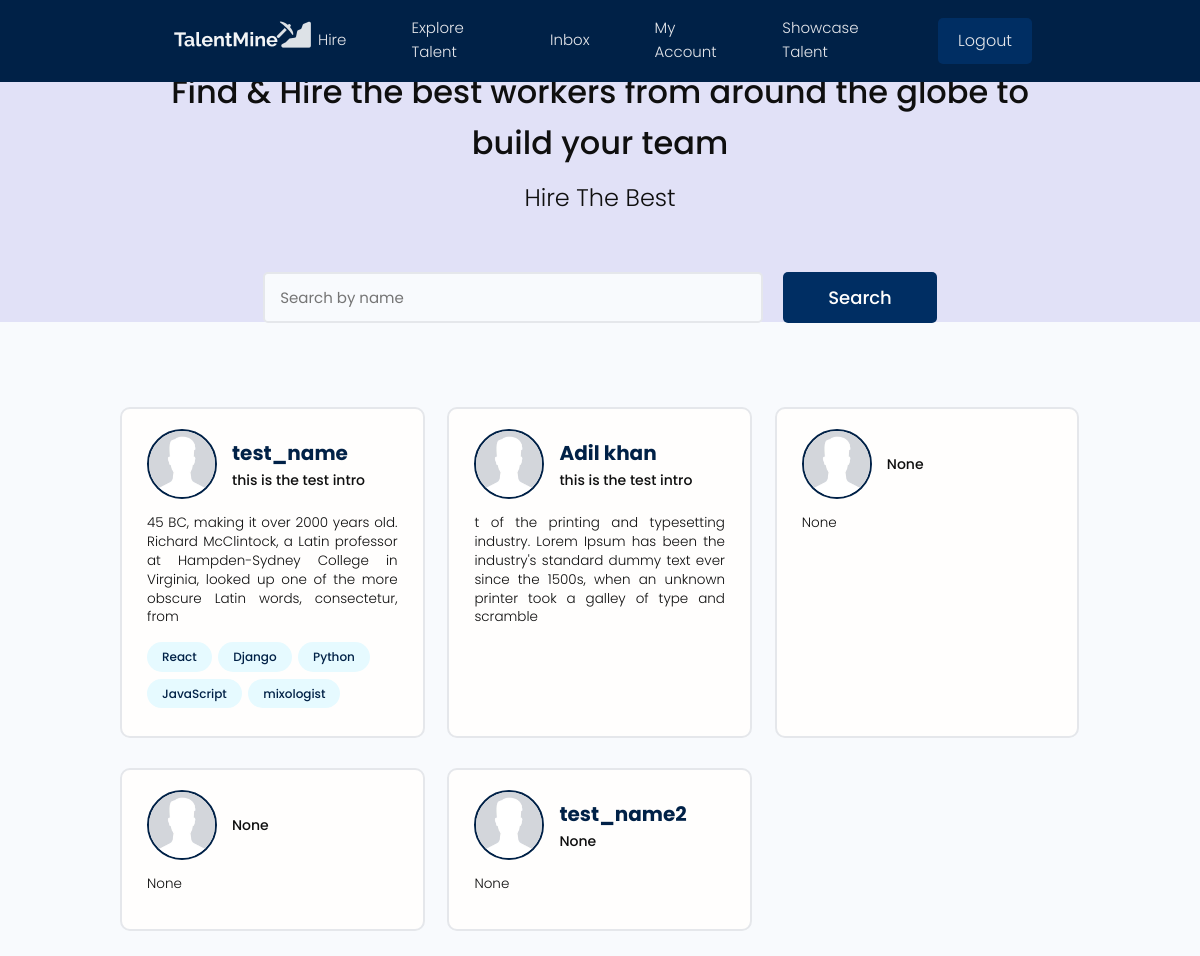
Screenshot of /users/ (signed in) with the database file from the repository.
### users/models.py (models this page shows, shortened)
class Profile(models.Model):
    user = models.OneToOneField(User,on_delete=models.CASCADE,null=True,blank=True)
    name = models.CharField(max_length = 100,blank=True,null=True)
    email = models.EmailField(max_length=100,blank=True,null=True)
    username  = models.CharField(max_length = 100,blank=True,null=True)
    location = models.CharField(max_length = 500,blank=True,null=True)
    short_intro  = models.CharField(max_length = 180,blank=True,null=True)
    bio = models.TextField(blank=True,null=True)
    profile_image = models.ImageField(null=True,blank=True,upload_to = 'profiles/',default ="profiles/avatar.jpeg" )
    social_github =  models.CharField(max_length = 5000,blank=True,null=True)
    social_twitter =  models.CharField(max_length = 5000,blank=True,null=True)
    social_linkedin =  models.CharField(max_length = 5000,blank=True,null=True)
    social_website =  models.CharField(max_length = 5000,blank=True,null=True)
    created = models.DateTimeField(auto_now_add=True)
    id = models.UUIDField(default = uuid.uuid4, unique=True,primary_key=True,editable=False)

class Skill(models.Model):
    owner = models.ForeignKey(Profile,on_delete = models.CASCADE,null=True)
    name = models.CharField(max_length = 100,blank=True,null=True)
    description = models.TextField(blank=True,null=True)
    created = models.DateTimeField(auto_now_add=True)
    id = models.UUIDField(default = uuid.uuid4, unique=True,primary_key=True,editable=False)
    def __str__(self):
        return str(self.name)

### users/views.py (the view)
# urls.py: path('',views.profiles,name='profiles'),
def profiles(request):
    profiles = Profile.objects.all()
    context = {'profiles':profiles}
    return render(request,'users/profiles.html',context)

### users/templates/users/profiles.html (shortened to what this page needs)
{%extends 'main.html'%}
{%block content%}
<main class="home">
  <section class="hero-section text-center" style="background-color:#e1e1f7;height:30vh;">
    <div class="container container--narrow">
      <div class="hero-section__box">
          <h3 >Find & Hire the best workers from around the globe to build your team </h3>
          <h5 style="padding-top:10px">Hire The Best</h5>
      </div>
      <div class="hero-section__search">
        <form class="form" action="#" method="get">
          <div class="form__field">
            <input class="input input--text" id="formInput#search" type="text" name="text"
              placeholder="Search by name" />
          </div>
          <input class="btn btn--sub btn--lg" type="submit" value="Search" />
        </form>
      </div>
    </div>
  </section>
  <section class="devlist">
    <div class="container">
      <div class="grid grid--three">
          {%for profile in profiles%}
          <div class="column card">
            <div class="dev">
              <a href="{%url 'user-profile' profile.id%}" class="card__body">
                <div class="dev__profile">
                  <img class="avatar avatar--md" src="{{profile.profile_image.url}}" alt="image" />
                  <div class="dev__meta">
                    <h3>{{profile.name}}</h3>
                    <h5>{{profile.short_intro|slice:'50'}}</h5>
                  </div>
                </div>
                <p class="dev__info">
                  {{profile.bio|slice:"180"}}
                </p>
                <div class="dev__skills">
                {%for skill in profile.skill_set.all|slice:"5"%}
                  <span class="tag tag--pill tag--main">
                    <small>{{skill}}</small>
                  </span>
                  {%endfor%}
                </div>
              </a>
            </div>
          </div>
          {%endfor%}
      </div>
    </div>
  </section>
</main>
{%endblock content%}

### static/styles/app.css (style rules this page uses)
:root { --color-sub: #2d2d3; }
.btn--sub { background-color: var(--color-sub-light); }
.card { border: 2px solid var(--color-light); }
img { width: 100%; }
.hero-section { height: 40vh; display: flex; align-items: center; background-color: var(--color-sub); }
.hero-section__box { margin-bottom: 4rem; }
.hero-section__search > .form { display: flex; align-items: center; justify-content: center; gap: 2rem; }
.hero-section__search > .form input.input--text { width: 50rem; }
.devlist { margin-top: 8rem; }
.devlist .grid { align-items: stretch; }
.devlist .dev .dev__profile { display: flex; align-items: center; gap: 1.5rem; }
.devlist .dev .dev__meta h3 { color: var(--color-sub); font-size: 2rem; font-weight: 700; }
.devlist .dev .dev__meta h5 { color: var(--color-text); font-size: 1.4rem; font-weight: 500; }
.devlist .dev .dev__info { margin: 1.5rem 0; font-size: 1.35rem; line-height: 1.4; text-align: justify; }

### static/uikit/styles/modules/_variables.css (style rules this page uses)
:root { --color-main: #002147; --color-main-light: #e6faff; --color-sub: #002e63; --color-sub-light: #002e63; --color-sub-lighter: #e1e1f7; --color-text: rgb(15, 15, 15); --color-gray: #8b8b8b; --color-light: #e5e7eb; --color-light-gray: #767676; --color-bg: #f8fafd; --color-white: #fffefd; --color-white-light: #f3f3f3; --color-success: #359e64; --color-success-bg: #def8e8; --color-error: #fc4b0b; --color-error-bg: #fff2ee; --font-base: 'Poppins', arial, helvetica, 'Segoe UI', roboto, ubuntu, sans-serif; --font-monospace: 'Fira Code', 'Courier New', courier, monospace; --font-regular: 300; --font-medium: 500; --font-bold: 700; --generic-shadow: 1px 1px 5px #00000010; --generic-transition: all 0.3s ease-in-out; }

### static/uikit/styles/modules/_base.css (style rules this page uses)
* { margin: 0; padding: 0; box-sizing: border-box; text-rendering: optimizeLegibility; color: inherit; font-size: inherit; }
html { font-size: 50%; }
@media only screen and (min-width: 480px) { html { font-size: 56.25%; } }
@media only screen and (min-width: 1200px) { html { font-size: 62.5%; } }
body { line-height: 1.6; font-weight: 400; font-size: 1.5rem; color: var(--color-text); background-color: var(--color-bg); min-height: 100vh; }

### static/uikit/styles/modules/_typography.css (style rules this page uses)
* { font-family: var(--font-base); }
h3 { font-size: 3.2rem; font-weight: var(--font-medium); }
h5 { font-size: 2.4rem; font-weight: var(--font-medium); }
h5, h6 { font-weight: var(--font-regular); }
p, span, strong { font-size: 1.6rem; color: var(--color-text); font-weight: var(--font-regular); }
a { padding-bottom: 2px; text-decoration: none; display: inline-block; color: var(--color-main); font-weight: var(--font-medium); }

### static/uikit/styles/modules/_utilities.css (style rules this page uses)
.container { width: 92%; max-width: 165rem; margin: 0 auto; box-sizing: border-box; }
.container--narrow { width: 92%; max-width: 120rem; }
@media screen and (min-width: 1000px) { .container { width: 90%; } }
@media screen and (min-width: 1000px) { .container--narrow { width: 85%; } }
@media screen and (min-width: 1200px) { .container { width: 80%; } }
@media screen and (min-width: 1200px) { .container--narrow { width: 72%; } }
.text-center { text-align: center; }

### static/uikit/styles/modules/_avatar.css (style rules this page uses)
.avatar { border-radius: 50%; border: 2px solid var(--color-main); object-fit: cover; }
.avatar--md { height: 7rem; width: 7rem; }

### static/uikit/styles/modules/_button.css (style rules this page uses)
.btn { display: inline-block; position: relative; cursor: pointer; background-color: var(--color-light); font-weight: var(--font-medium); color: #385499; text-decoration: none; padding: 1rem 2rem; border-radius: 0.5rem; border: none; width: -webkit-fit-content; width: -moz-fit-content; width: fit-content; height: -webkit-fit-content; height: -moz-fit-content; height: fit-content; font-size: 1.6rem; outline-width: 0; outline-color: transparent; -webkit-backface-visibility: hidden; backface-visibility: hidden; transition: all 0.3s ease-in-out; }
.btn--sub { background-color: #385499; color: var(--color-white); }
.btn--lg { font-size: 1.8rem; padding: 1.2rem 4.5rem; }

### static/uikit/styles/modules/_card.css (style rules this page uses)
.card { border-radius: 1rem; background-color: var(--color-white); border: 1.5px solid var(--color-light); width: auto; height: auto; margin-top: 0.5rem; margin-bottom: 0.5rem; overflow: hidden; }
.card__body, .card__header { padding: 2rem 2.5rem; }

### static/uikit/styles/modules/_form.css (style rules this page uses)
.form { display: block; }
.form__field { margin-top: 1.5rem; margin-bottom: 1.5rem; }
input.input[type='text'], input.input[type='email'], input.input[type='password'], input.input[type='number'], textarea.input { min-width: 24rem; width: 100%; padding: 1.2rem 1.5rem; border-radius: 0.5rem; border: 2px solid var(--color-light); transition: all 0.3s ease-in-out; background-color: var(--color-bg); }

### rows the page displays
Profile: profile_image (placeholder picture), name "test_name", short_intro "this is the test intro", bio "45 BC, making it over 2000 years old. Richard McClintock, a Latin professor at Hampden-Sydney College in Virginia, looked up one of the more obscure Latin words, consectetur, from"
Skill: name "React"
Skill: name "Django"
Skill: name "Python"
Skill: name "JavaScript"
Skill: name "mixologist"
Profile: profile_image (placeholder picture), name "Adil khan", short_intro "this is the test intro", bio "t of the printing and typesetting industry. Lorem Ipsum has been the industry's standard dummy text ever since the 1500s, when an unknown printer took a galley of type and scramble"
Profile: profile_image (placeholder picture), short_intro "None", bio "None"
Profile: profile_image (placeholder picture), short_intro "None", bio "None"
Profile: profile_image (placeholder picture), name "test_name2", short_intro "None", bio "None"
